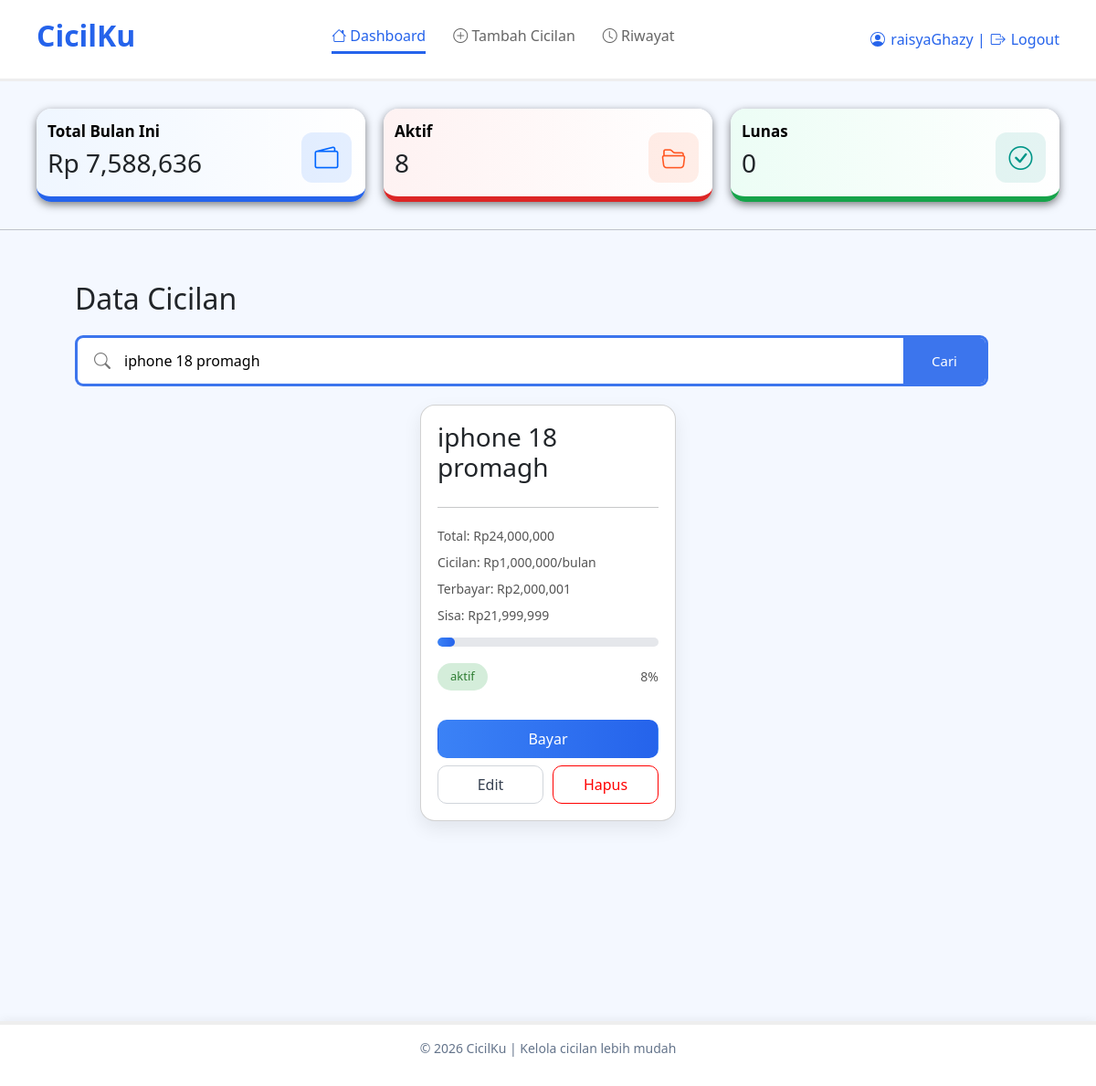
Page /dashboard.php?cari=iphone 18 promagh (signed in) on the committed database.
### tables this page shows
CREATE TABLE `cicilan` (
  `id_cicilan` int(11) NOT NULL,
  `nama_cicilan` varchar(100) DEFAULT NULL,
  `total_harga` int(11) DEFAULT NULL,
  `terbayar` int(11) DEFAULT NULL,
  `sisa_hutang` int(11) DEFAULT NULL,
  `status` varchar(20) DEFAULT NULL,
  `tenor` int(11) DEFAULT NULL,
  `id_user` int(11) DEFAULT NULL
);

### dashboard.php (the view, shortened to what this page needs)
<?php
include 'koneksi.php';
$cari ="";
if(isset($_GET['cari'])){
    $cari = $_GET['cari'];
}
$id_user = $_SESSION['id_user'];
$data = mysqli_query($koneksi, "SELECT * FROM cicilan WHERE id_user ='$id_user' AND nama_cicilan LIKE '%$cari'");
$total_bulan=0;
$aktif=0;
$lunas=0;
$data2 = mysqli_query($koneksi, "SELECT * FROM cicilan WHERE id_user ='$id_user'");
while ($d = mysqli_fetch_assoc($data2)) {
    if($d['status'] == 'aktif') {
        $aktif++;
        if($d['tenor'] > 0) {
            $total_bulan += $d['total_harga'] / $d['tenor'];
        }
    }
}
?>
<!DOCTYPE html>
<html lang="en">
<head>
    <link href="https://cdn.jsdelivr.net/npm/bootstrap@5.3.8/dist/css/bootstrap.min.css" rel="stylesheet">
    <link href="https://cdn.jsdelivr.net/npm/bootstrap-icons/font/bootstrap-icons.css" rel="stylesheet">
   <link rel="stylesheet" href="style.css">
</head>
<body>
    <header class="header">
     <h2>CicilKu</h2>
     <div class="menu">
        <a href="#" class="active"><i class="bi bi-house"></i> Dashboard</a>
        <a href="tambah.php"><i class="bi bi-plus-circle"></i> Tambah Cicilan</a>
        <a href="riwayat.php"> <i class="bi bi-clock"></i> Riwayat</a>
</div>
     <div class="logout">
    <div class="logout-link">
   <?php
if(isset($_SESSION['username'])){
    echo $_SESSION['username'];
    ?>
     |
     <a href="logout.php" class="logout-link">
        <i class="bi bi-box-arrow-right"></i> Logout
</a>
     <?php
    } else {
    echo "Guest";
}
?>
</div>
    </header>
    <div class="summary">
        <div class="box blue">
           <span> Total Bulan Ini </span><br>
        <h3>Rp <?= number_format($total_bulan) ?></h3>
        <i class="bi bi-wallet2 icon"></i>
</div>
    <div class="box orange">
      <span>   Aktif  </span><br>
        <h3><?=$aktif?></h3>
        <i class="bi bi-folder2-open icon"></i>
</div>
<div class="box green">
    <span> Lunas </span> <br>
    <h3><?= $lunas?></h3>
    <i class="bi bi-check-circle icon"></i>
</div>
</div>
<hr>
<div class=container>
    <div class="main">
        <h2>Data Cicilan</h2>
        <div class="search-box">
        <form method="GET">
        <i class="bi bi-search"></i>
        <input type="text" name="cari" placeholder="Cari disinih..." value="<?= $cari ?>">
        <button type="submit" class="filter-btn">
        Cari
        </button>
    </form>
</div>
        <div class="list">
            <?php if(mysqli_num_rows($data)== 0) { ?>
            <div class="kosong">
                <?php if($cari != "") { ?>
                <i class='bi bi-search'></i>
                <h3> Data Tidak Ditemukan </h3>
                <p> Tidak ada data cicilan yang cocok</p>
           <?php } else { ?>
                 <i class='bi bi-wallet2'></i>
                <h3> Data Cicilan Masih Kosong </h3>
                <p> Silahkan tambah cicilan terlebih dahulu</p>
            <?php } ?>
            </div>
            <?php } else {
                while($row = mysqli_fetch_assoc($data)) {
                $cicilan = ($row['tenor']>0) ? $row['total_harga'] / $row['tenor']:0;
                ?>
            <div class="card">
                <h3><?= $row['nama_cicilan']?></h3>
                <hr>
                <p> Total: Rp<?= number_format($row['total_harga'])?></p>
                <p> Cicilan: Rp<?= number_format($cicilan)?>/bulan</p>
                <p> Terbayar: Rp<?= number_format($row['terbayar'])?></p>
                <p> Sisa: Rp<?= number_format($row['sisa_hutang'])?></p>
                <?php
                $persen=0;
                if ($row['total_harga'] > 0) {
                $persen = floor(($row['terbayar'] / $row['total_harga']) * 100);
                }
                ?>
                <div class="progress">
                    <div class="progress-bar" style="width: <?= $persen ?>%"></div>
                </div>
                <div class="status-row">
                <span class="<?= $row['status']?>">
                    <?= $row['status']?>
                </span>
                <p><?= $persen ?>%</p>
</div>
                <br>
                <?php if ($row['status'] == 'aktif') { ?>
                <a href ="bayar.php?id=<?= $row['id_cicilan']?>" class="btn bayar">Bayar</a>
                <?php } else { ?>
                <button class='btn bayar disabled'> Lunas </button>
            <?php } ?>
            <div class="aksi-bawah">
                <a href ="edit.php?id=<?= $row['id_cicilan']?>" class="btn edit">Edit</a>
                <a href ="delete.php?id=<?= $row['id_cicilan']?>" class="btn hapus">Hapus</a>
</div>
</div>
<?php
                }
            } ?>
</div>
</div>
</div>
<footer class="footer">
    <p> © 2026 CicilKu | Kelola cicilan lebih mudah</p>
</footer>
</body>
</html>

### style.css (style rules this page uses)
body { margin:0; background: #f4f8ff; flex-direction: column; min-height: 100vh; }
form { width: 100%; max-width: 400px; }
.header { background: white; backdrop-filter: blur(10px); padding: 20px 40px; display: flex; align-items: center; justify-content: space-between; border-bottom: 3px solid #eee; }
.footer { width: 100%; background: white; padding: 15px; text-align: center; margin-top: 50px; color: #64748b; font-size: 14px; box-shadow: 0 -2px 10px rgba(0, 0, 0, 0.05); border-top: 4px solid #eee; }
.logout-link { color: #2563eb; text-decoration: none; display: flex; align-items: center; gap: 6px; }
.header h2 { color: #2563eb; font-weight: bold; }
.menu { display: flex; gap: 30px; }
.menu a { text-decoration: none; color: #666; font-weight: 500; padding-bottom: 5px; }
.menu a.active { color: #2563eb; border-bottom: 3px solid #2563eb; }
.summary { display: flex; gap:20px; margin: 30px 40px; }
.summary .box { width: 160px; padding:12px; }
.search-box form { display: flex; width: 100%; max-width: 1000px; margin: 20px 0; align-items: center; position: relative; background: white; border: 3px solid #2564ebe3; border-radius:9px ; overflow: hidden; }
.search-box i { font-size: 18px; color: #777; padding-left: 18px; }
.search-box input { flex:1; height: 50px; border: none; padding: 0 15px; outline: none; }
.search-box .filter-btn { width: 90px; height: 50px; border: none; background-color: #2564ebe3; color: white; font-size: 15px; font-weight: 500; }
.box { position: relative; overflow: hidden; min-height: 90px; flex: 1; background: white; padding: 20px; justify-content: space-between; border-radius: 16px; align-items: center; box-shadow: 0 3px 10px rgba(0, 0, 0, 0.5); }
.box span { font-size: 17px; color: black; font-weight: bold; }
.box h3 { margin-top: 5px; }
.box.blue { border-bottom: 6px solid #2563eb; background: linear-gradient(to right, #eff6ff, white ); }
.box.orange { border-bottom: 6px solid #dc2626; background: linear-gradient(to right, #fef2f2, white ); }
.box.green { border-bottom: 6px solid #16a34a; background: linear-gradient(to right, #ecfdf5, white ); }
.icon { position: absolute; right: 15px; bottom: 15px; font-size: 26px; width: 55px; height: 55px; border-radius: 12px; display: flex; align-items: center; justify-content: center; }
.blue .icon { background: rgba(0, 102, 255, 0.1); color: #0066ff; }
.orange .icon { background: rgba(255,87, 34,0.1); color: #ff5722; }
.green .icon { background: rgba(0, 150, 136, 0.1); color: #009688; }
.container { max-widt:1100px; margin: auto; }
.main { margin: 0; background:#f4f8ff; padding: 40px; min-height: 100vh; }
.list { justify-content: center; display: flex; gap: 20px; flex-wrap: wrap; }
.card { width: 280px; background: white; padding: 18px; border-radius: 16px; box-shadow: 0 8px 20px rgba(0, 0, 0, 0.08); }
.card h3 { margin-bottom: 10px; }
.card p { font-size: 14px; margin: 4px 0; color: #555; }
.progress { width: 100%; height: 10px; background: #e5e7eb; border-radius: 10px; overflow: hidden; margin: 10px 0; }
.progress-bar { height: 100%; background: linear-gradient(90deg, #3b82f6, #2563eb); border-radius: 10px; }
.status-row { display: flex; justify-content: space-between; align-items: center; margin-top: 8px; }
.aktif, .lunas { font-size: 13px !important; padding: 5px 14px !important; border-radius: 20px; display: inline-block; width: auto !important; }
.aktif { background: #d4edda; color: #2e7d32; }
.btn { width: 100%; margin-top: 8px; padding: 8px; border-radius: 10px; text-decoration: none; text-align: center; display: block; }
.aksi-bawah { display: flex; gap: 10px; }
.aksi-bawah .btn { flex:1; }
.bayar { background: linear-gradient(90deg, #3b82f6, #2563eb); color: white; }
.edit { background: white; border: 1px solid #d1d5db; color: #374151; }
.hapus { background: white; border: 1px solid red; color: red; }

### rows in the picture
cicilan: nama_cicilan "iphone 18 promagh", total_harga "24,000,000", cicilan "1,000,000", terbayar "2,000,001", sisa_hutang "21,999,999", status "aktif", persen "8"

### other values in the picture
$_SESSION['username'] "raisyaGhazy"
$total_bulan "7,588,636"
$aktif "8"
$lunas "0"
